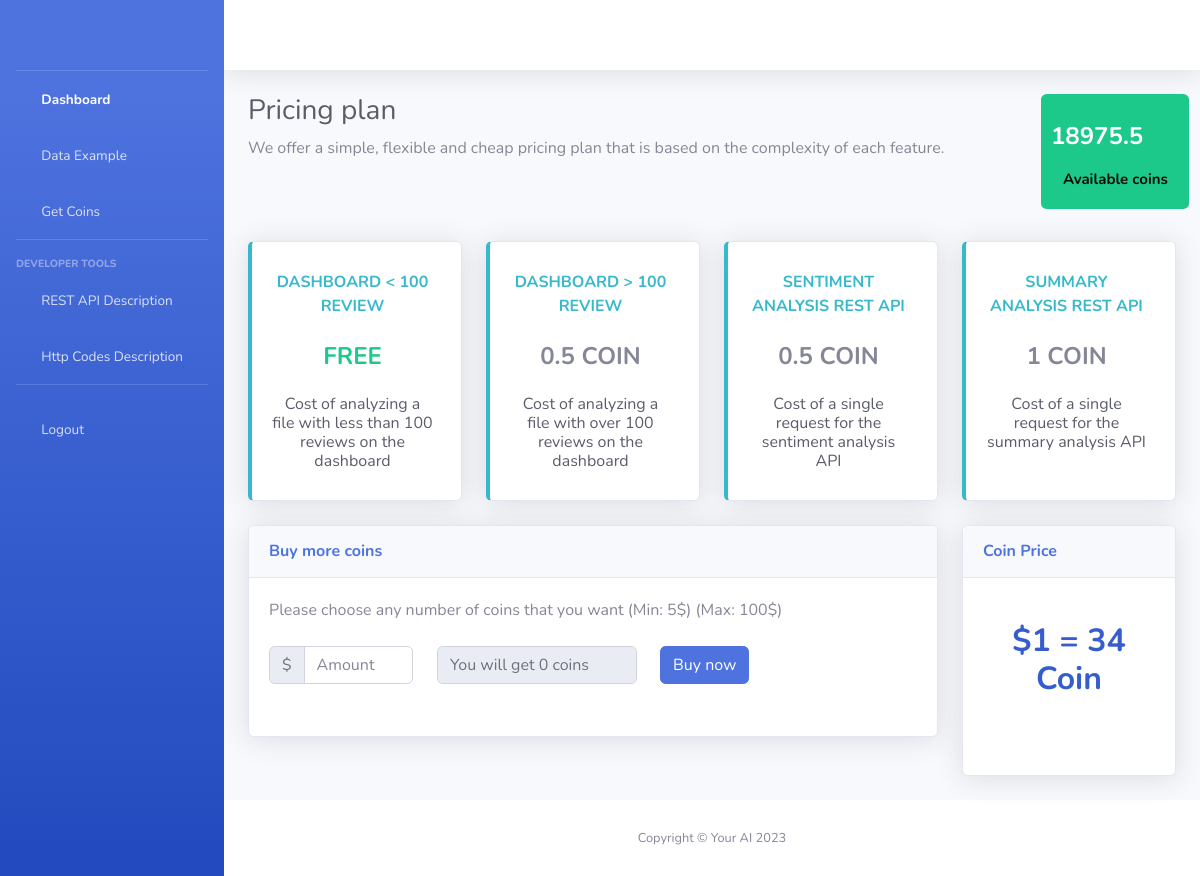
Before: /pricingPage (signed in) with the older database file.
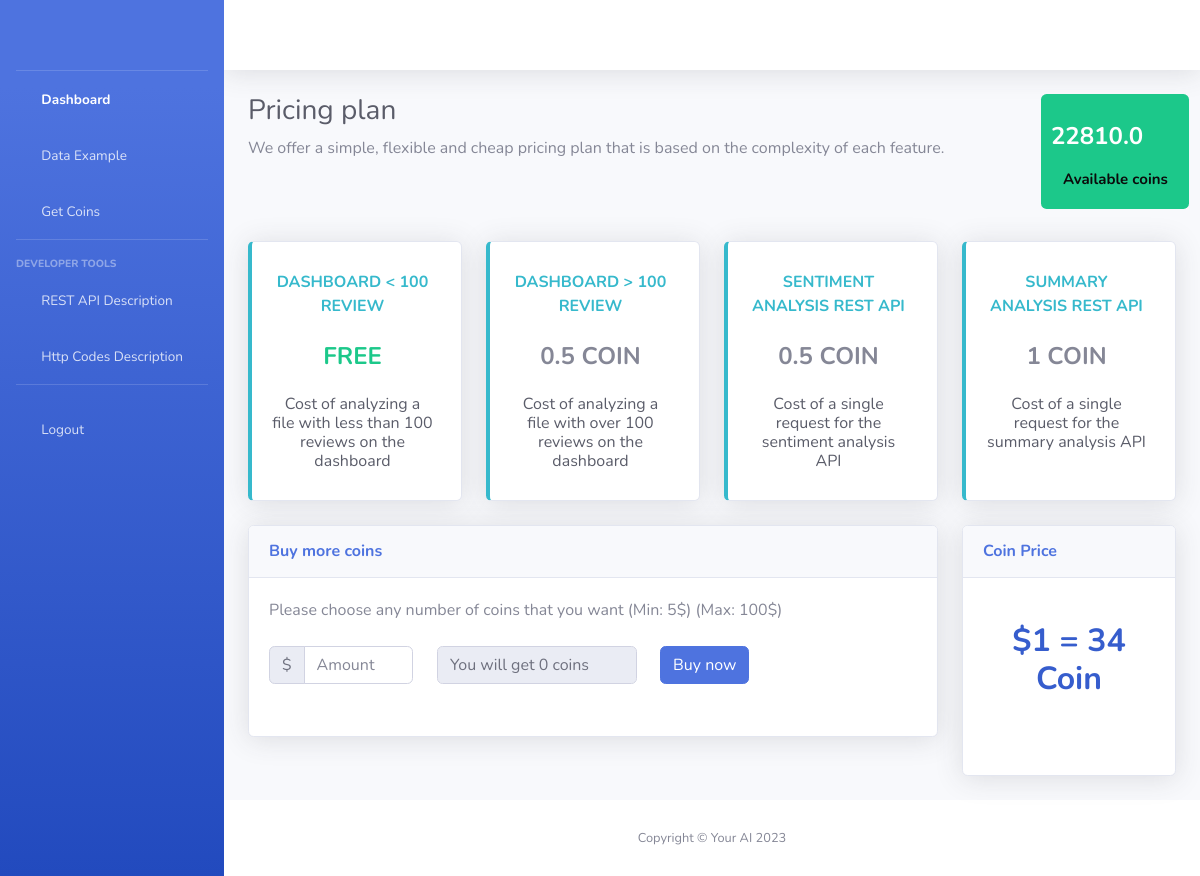
After: the same page with the newer database file.
### YourAI/models.py (models this page shows, shortened)
class YourAIUser(models.Model):
    id = models.AutoField(primary_key=True)
    first_name = models.CharField(max_length=100)
    last_name = models.CharField(max_length=100)
    email = models.CharField(max_length=100,unique=True)
    password = models.CharField(max_length=100,null=True)
    phone = models.CharField(max_length=100,null=True)
    registration_date = models.DateTimeField(auto_now_add=True, null=True, blank=True)
    last_request_date = models.DateTimeField(null=True)
    coins = models.FloatField(default=20) # when someone register, he gets free 20 coins
    is_active = models.BooleanField(default=True) # when someone register, his account is inactive until he activate it via link
    USERNAME_FIELD = "email"
    REQUIRED_FIELDS = []
    objects = YourAIUserManager()

### YourAI/views.py (the view)
# urls.py: path(r'pricingPage',views.pricingPage),
@login_required
def pricingPage(request):
    connected_user = request.user
    user = YourAIUser.objects.get(email=connected_user.email)
    return render(request,'pricing.html',context={
        "avail_coins":user.coins
    })

### YourAI/authentication.py (called while the page is built)
    def get_user(self, user_id):
        try:
            return User.objects.get(pk=user_id)
        except:
            return None

### templates/pricing.html (shortened to what the changed rows need)
<!DOCTYPE html>
<html lang="en">
<head>
    <link href="../statics/vendor/fontawesome-free/css/all.min.css" rel="stylesheet" type="text/css">
    <link href="../statics/css/sb-admin-2.min.css" rel="stylesheet">
</head>
<body id="page-top">
    <div id="wrapper">
        <div id="content-wrapper" class="d-flex flex-column">
            <div id="content">
                    <div class="container-fluid">
                        <div class="row">
                            <div class="col-xl-10 col-md-6 mb-4">
                                <h1 class="h3 mb-2 text-gray-800">Pricing plan</h1>
                            </div>
                            <div class="col-xl-2 col-md-6 mb-4">
                                <center>
                                <h2><span class="badge bg-success text-white"><br>{{ avail_coins }} <i class="fas fa-fw fa-coins"></i><br><br>
                                    <p style="font-size: 15px;color: #0b0b0b">Available coins</p></span><br>
                                </h2>
                                </center>
                            </div>
                        </div>
                        <div class="row">
                            <div class="col-sm-3">
                                    <div class="card shadow mb-4">
                                <div class="card-body">
                                    <br>
                                    <h2 style="color: #365dcd"><center><strong>$1 = 34 Coin</strong></center></h2>
                                    <br><br>
                                </div>
                                </div>
                            </div>
                        </div>
                    </div>
                    </div>
        </div>
    </div>
</body>
</html>

Changed rows visible on the page:
changed YourAIUser: coins "18975.5" → "22810.0"
